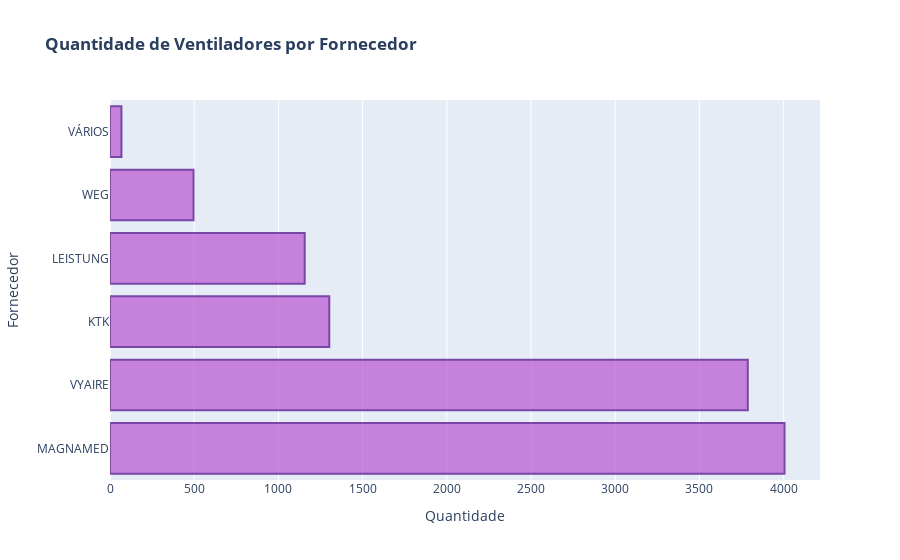

Write notebook code for a chart like this one.
### Code cell
data = [go.Bar(x=dfgrouped_f['QUANTIDADE'], y=dfgrouped_f['FORNECEDOR'], orientation='h', marker = {'color': 'mediumorchid','line': {'color': 'indigo','width': 2}}, opacity= 0.7)]

config_lay = go.Layout(title='<b>Quantidade de Ventiladores por Fornecedor</b>',yaxis={'title':'Fornecedor'},
                                 xaxis={'title':'Quantidade'})
fig7 = go.Figure(data=data, layout=config_lay)

py.iplot(fig7)

### Figure 1 — Plotly figure (JSON) as saved in the notebook; plotly's stock layout.template omitted (floating-point values rounded to 4 significant figures)
{"data": [{"marker": {"color": "mediumorchid", "line": {"color": "indigo", "width": 2}}, "opacity": 0.7, "orientation": "h", "type": "bar", "x": [4005, 3787, 1302, 1156, 496, 68], "y": ["MAGNAMED", "VYAIRE", "KTK", "LEISTUNG", "WEG", "VÁRIOS"]}], "layout": {"title": {"text": "<b>Quantidade de Ventiladores por Fornecedor</b>"}, "xaxis": {"title": {"text": "Quantidade"}}, "yaxis": {"title": {"text": "Fornecedor"}}}}
